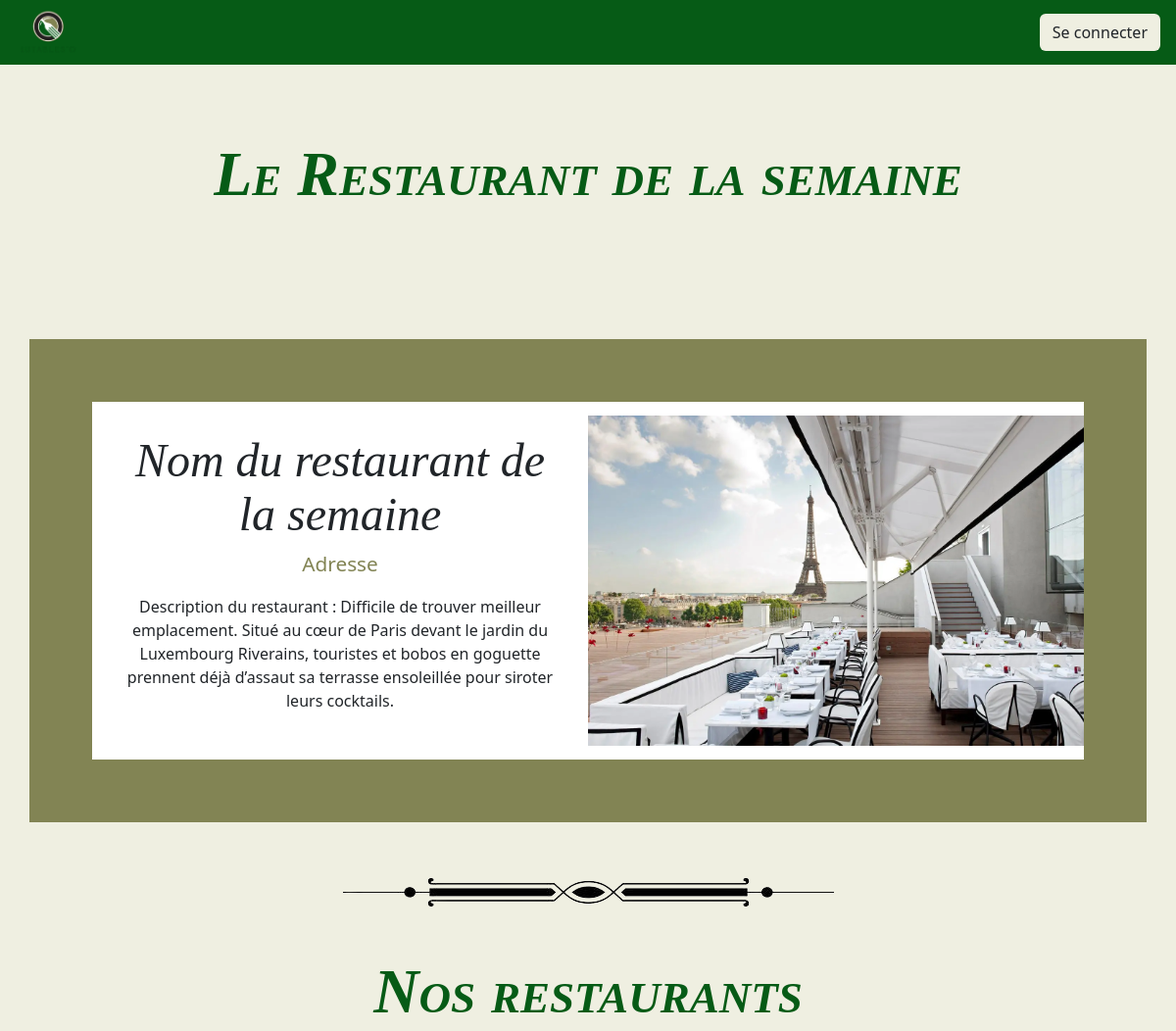
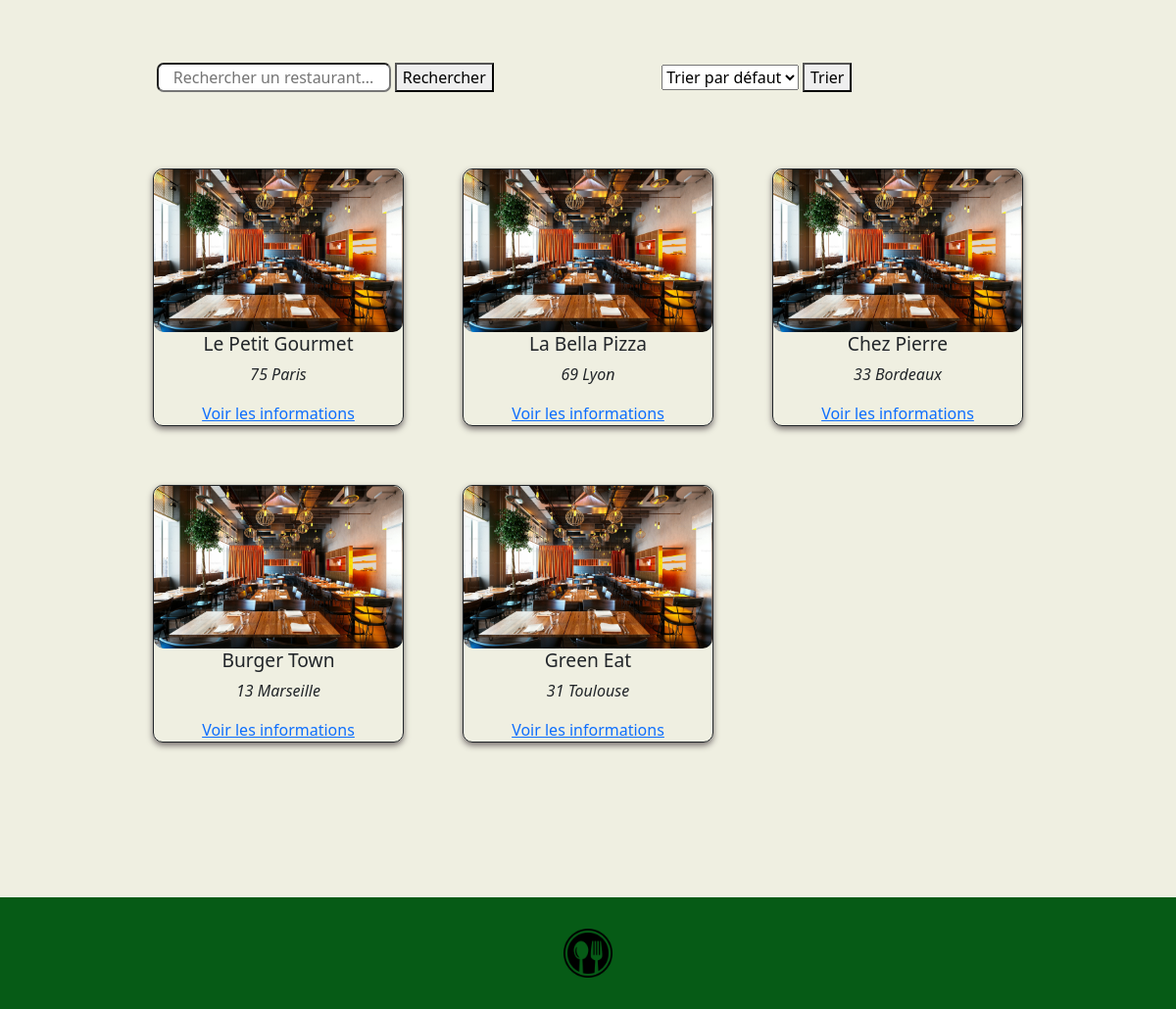
The page / on the database its author committed (2 pictures, top to bottom).
### tables this page shows
create table RESTAURANT(
    idRestaurant int primary key auto_increment,
    idType int,
    nomRestaurant varchar(42),
    horaires varchar(42),
    siret varchar(25) unique,
    numTel varchar(10) unique,
    urlWeb varchar(100),
    commune varchar(42),
    vegetarien boolean,
    vegan boolean,
    entreeFauteuilRoulant boolean,
    accesInternet boolean,
    marqueRestaurant varchar(42),
    nbEtoiles int check (nbEtoiles<=5),
    urlFacebook varchar(100)
);

create table EMPLACEMENT(
    commune varchar(42) primary key,
    numDepartement int,
    departement varchar(42)
);

### index.php (called while the page is built)
<?php
include 'web/accueil.php';
?>

### bd/php/classes/RestaurantImplDao.php (called while the page is built, shortened)
<?php
require_once __DIR__ . "/../../../modele/classes/Restaurant.php";
require_once __DIR__ . "/../../../modele/classes/Emplacement.php";
class RestaurantImplDao
{
    public function getRestaurants(): array
    {
        $db = Connexion::connect();
        $selectRestaurants = $db->prepare('SELECT * FROM RESTAURANT
                                natural join TYPERESTAURANT
                                natural join EMPLACEMENT');
        $selectCuisines = $db->prepare('SELECT idType, typeCuisine
                                FROM CUISINE NATURAL JOIN RESTAURANT
                                where idRestaurant = ?');
        $selectRestaurants->execute();
        $restaurants = array();
        foreach ($selectRestaurants->fetchAll() as $restaurant) {
            $idRestaurant = $restaurant["idRestaurant"];
            $selectCuisines->execute(array($idRestaurant));
            $idTypeRestaurant = $restaurant["idType"];
            $typeRestaurant = $restaurant["typeRestaurant"];
            $departement = $restaurant["departement"];
            $commune = $restaurant["commune"];
            $numDepartement = $restaurant["numDepartement"];
            $nomRestaurant = $restaurant['nomRestaurant'];
            $horaires = $restaurant['horaires'];
            $siret = $restaurant['siret'];
            $numTel = $restaurant['numTel'];
            $urlWeb = $restaurant['urlWeb'];
            $vegetarien = $restaurant['vegetarien'];
            $vegan = $restaurant['vegan'];
            $entreeFauteuilRoulant = $restaurant['entreeFauteuilRoulant'];
            $accesInternet = $restaurant['accesInternet'];
            $marqueRestaurant = $restaurant['marqueRestaurant'];
            $nbEtoiles = $restaurant['nbEtoiles'];
            $urlFacebook = $restaurant['urlFacebook'];
            $typeRestaurant = new TypeRestaurant($idTypeRestaurant, $typeRestaurant);
            $emplacement = new Emplacement($departement, $commune, $numDepartement);
            $restaurant = new Restaurant(
                $idRestaurant,
                $nomRestaurant,
                $horaires,
                $siret,
                $numTel,
                $urlWeb,
                $vegetarien,
                $vegan,
                $entreeFauteuilRoulant,
                $accesInternet,
                $marqueRestaurant,
                $nbEtoiles,
                $urlFacebook,
                $typeRestaurant,
                $emplacement);
            foreach ($selectCuisines->fetchAll() as $c) {
                $cuisine = new Cuisine($c['idType'], $c['typeCuisine']);
                $restaurant->addCuisine($cuisine);
            }
            $restaurants[] = $restaurant;
        }
        return $restaurants;
    }
}

### modele/classes/Restaurant.php (called while the page is built, shortened)
<?php
class Restaurant{
    private int $idRestaurant;
    private String $nomRestaurant;
    private Emplacement $emplacement;
    public function __construct(int $idRestaurant, String $nomRestaurant, String $horaires, String $siret, String $numTel, String $urlWeb, bool $vegetarien, bool $vegan, bool $entreeFauteuilRoulant, bool $accesInternet, String $marqueRestaurant, int $nbEtoiles, String $urlFacebook, TypeRestaurant $typeRestaurant, Emplacement $emplacement){
        $this->idRestaurant=$idRestaurant;
        $this->nomRestaurant=$nomRestaurant;
        $this->emplacement=$emplacement;
    }
    public function getId():int{
        return $this->idRestaurant;
    }
    public function getNom():String{
        return $this->nomRestaurant;
    }
    public function getEmplacement():Emplacement{
        return $this->emplacement;
    }
}
?>

### modele/classes/Emplacement.php (called while the page is built, shortened)
<?php
class Emplacement{
    private String $commune;
    private int $numDepartement;
    public function __construct(String $departement, String $commune, int $numDepartement){
        $this->commune=$commune;
        $this->numDepartement=$numDepartement;
    }
    public function getCommune():String{
        return $this->commune;
    }
    public function getNumDepartement():int{
        return $this->numDepartement;
    }
}
?>

### web/accueil.php (the view, shortened to what this page needs)
<?php
$cssFile = "/styles/accueil.css";
include __DIR__ . '/header.php';
require_once __DIR__ . "/../bd/php/classes/RestaurantImplDao.php";
$dao = new RestaurantImplDao();
$lesRestaurants = $dao->getRestaurants();
?>
        <div class="container">
            <h1>Le Restaurant de la semaine</h1>
        </div>
        <div class="container restau_semaine_div">
            <div class="moitie_div description_semaine">
                <h2>Nom du restaurant de la semaine</h2>
                <p class="adresse_p">Adresse</p>
                <p>Description du restaurant : Difficile de trouver meilleur emplacement. Situé au cœur de Paris devant le jardin du Luxembourg Riverains, touristes et bobos en goguette prennent déjà d’assaut sa terrasse ensoleillée pour siroter leurs cocktails.</p>
            </div>
            <div class="img_restaurant_div moitie_div">
                <img src="../img/restaurant_semaine.png" alt="Image du restaurant de la semaine">
            </div>
        </div>
        <div class="container">
            <img src="/img/ornement_accueil.png" alt="Ornement de la page d'accueil">
            <h1>Nos restaurants</h1>
            <div class="recherche_div">
                <form method="GET" action="">
                    <input type="text" name="search" class="recherche_nom" placeholder="Rechercher un restaurant...">
                    <button type="submit">Rechercher</button>
                </form>
                <div>
                    <form method="GET" action="">
                        <select class="tri_select" name="order">
                            <option value="default">Trier par défaut</option>
                        </select>
                        <button type="submit">Trier</button>
                    </form>
                </div>
            </div>
        <div>
        <div id="restaurantsList" class="container liste_restaurant">
        <?php foreach ($lesRestaurants as $leRestaurant) : ?>
            <div class="restaurant_div">
                <div class="img_restaurant_div">
                    <img src="/img/exemple_restaurant.jpg" class="img_card" alt="Image du Restaurant">
                    <h3><?php echo htmlspecialchars($leRestaurant->getNom()); ?></h3>
                    <p><?php echo htmlspecialchars($leRestaurant->getEmplacement()->getNumDepartement()). " ". htmlspecialchars($leRestaurant->getEmplacement()->getCommune()); ?></p>
                </div>
                <div>
                <a href="/web/detail.php?idResto=<?php echo urlencode($leRestaurant->getId()); ?>">Voir les informations</a>
                </div>
            </div>
        <?php endforeach; ?>
        </div>
        </div>
    </div>
<?php
include __DIR__ . '/footer.php';
?>

### web/header.php (shortened to what this page needs)
<!doctype html>
<html lang="fr" style="height:100%">
<head>
    <link href="https://cdn.jsdelivr.net/npm/bootstrap@5.3.3/dist/css/bootstrap.min.css" rel="stylesheet">
    <?php
    if (isset($cssFile)) {
        echo '<link rel="stylesheet" href="'.$cssFile.'">';
    } else {
        echo '<link rel="stylesheet" href= "/styles/accueil.css">';
    }
    ?>
</head>
<body style="margin: 0;height:100%;background-color: #EFEFE1;">
    <header style="position: sticky;top: 0;">
        <nav class="navbar d-flex justify-content-between " style="background-color: #065b16">
            <div class="mx-3">
                <a href="/web/accueil.php"><img src="/img/logo_site.png" alt="Accueil" style="max-height:50px"></a>
            </div>
            <div class="mx-3">
                <?php if (isset($_SESSION["idUtilisateur"]) && !empty($_SESSION["idUtilisateur"])): ?>
                    <a class="btn" style="background-color:#EFEFE1" href="/web/profil.php">Mon profil</a>
                    <a class="btn" style="background-color:#EFEFE1" href="?deconnexion=true">Déconnexion</a>
                <?php else : ?>
                    <a class="btn" style="background-color:#EFEFE1" href="/web/login.php">Se connecter</a>
                <?php endif; ?>
            </div>
        </nav>
    </header>
</body>
</html>

### web/footer.php
<footer style="background-color: #065b16;">
    <div style="padding: 2rem;text-align: center;" >
        <img src="/img/icon_couverts.png" alt="Image de couverts" style="max-height:50px">
    </div>
</footer>
</body>
</html>

### styles/accueil.css (style rules this page uses)
.container { padding-top: 3rem; text-align: center; padding-bottom: 4rem; }
.restau_semaine_div { background-color: #828454; padding: 4rem; display: flex; flex-direction: row; }
.moitie_div { min-width: 50%; background-color: white; }
.description_semaine { padding: 2rem; }
h2 { font: italic 3rem "Fira Sans", serif; }
.adresse_p { color: #828454; font-size: 1.3rem; }
h1 { color: #065b16; font: italic small-caps bold 16px/2 cursive; font-size: 4rem; padding-bottom: 2rem; }
.recherche_div { display: grid; column-gap: 10rem; grid-template-columns: auto auto auto; margin: 0 7rem; }
.recherche_nom { grid-column-start: 1; grid-column-end: 3; text-align: center; border-radius: 7px; }
.tri_select { text-align: center; }
.liste_restaurant { display: grid; grid-template-columns: auto auto auto; justify-content: center; }
.restaurant_div { display: flex; flex-direction: column; text-align: center; border: 1px solid; border-radius: 10px; transition: all 0.5s ease; box-shadow: #756e6d 0 3px 6px; width: 16rem; overflow: hidden; margin: 30px; }
.img_restaurant_div { width: 100%; height: auto; display: flex; flex-direction: column; align-items: center; justify-content: center; }
.img_restaurant_div img { max-width: 100%; max-height: 100%; height: auto; width: auto; }
.img_restaurant_div p { font-style: italic; }
h3 { font-size: 1.2rem; }
.img_card { border-radius: 10px; }

### rows shown on the page
restaurant: nomRestaurant "Le Petit Gourmet", commune.numDepartement "75", commune "Paris"
restaurant: nomRestaurant "La Bella Pizza", commune.numDepartement "69", commune "Lyon"
restaurant: nomRestaurant "Chez Pierre", commune.numDepartement "33", commune "Bordeaux"
restaurant: nomRestaurant "Burger Town", commune.numDepartement "13", commune "Marseille"
restaurant: nomRestaurant "Green Eat", commune.numDepartement "31", commune "Toulouse"
